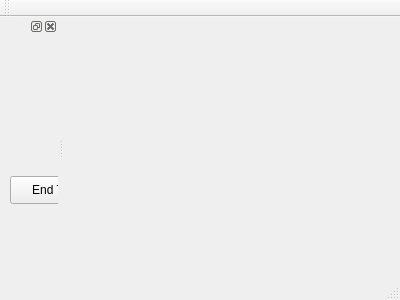
<?xml version="1.0" encoding="UTF-8"?>
<ui version="4.0">
 <class>MainWindow</class>
 <widget class="QMainWindow" name="MainWindow">
  <property name="geometry">
   <rect>
    <x>0</x>
    <y>0</y>
    <width>400</width>
    <height>300</height>
   </rect>
  </property>
  <property name="windowTitle">
   <string>MainWindow</string>
  </property>
  <widget class="QWidget" name="centralWidget"/>
  <widget class="QMenuBar" name="menuBar">
   <property name="geometry">
    <rect>
     <x>0</x>
     <y>0</y>
     <width>400</width>
     <height>26</height>
    </rect>
   </property>
  </widget>
  <widget class="QToolBar" name="mainToolBar">
   <attribute name="toolBarArea">
    <enum>TopToolBarArea</enum>
   </attribute>
   <attribute name="toolBarBreak">
    <bool>false</bool>
   </attribute>
  </widget>
  <widget class="QStatusBar" name="statusBar"/>
  <widget class="QDockWidget" name="dockWidget">
   <attribute name="dockWidgetArea">
    <number>1</number>
   </attribute>
   <widget class="QWidget" name="dockWidgetContents">
    <widget class="QPushButton" name="pushButton">
     <property name="geometry">
      <rect>
       <x>10</x>
       <y>140</y>
       <width>93</width>
       <height>28</height>
      </rect>
     </property>
     <property name="text">
      <string>End Turn</string>
     </property>
    </widget>
   </widget>
  </widget>
 </widget>
 <layoutdefault spacing="6" margin="11"/>
 <resources/>
 <connections/>
</ui>
